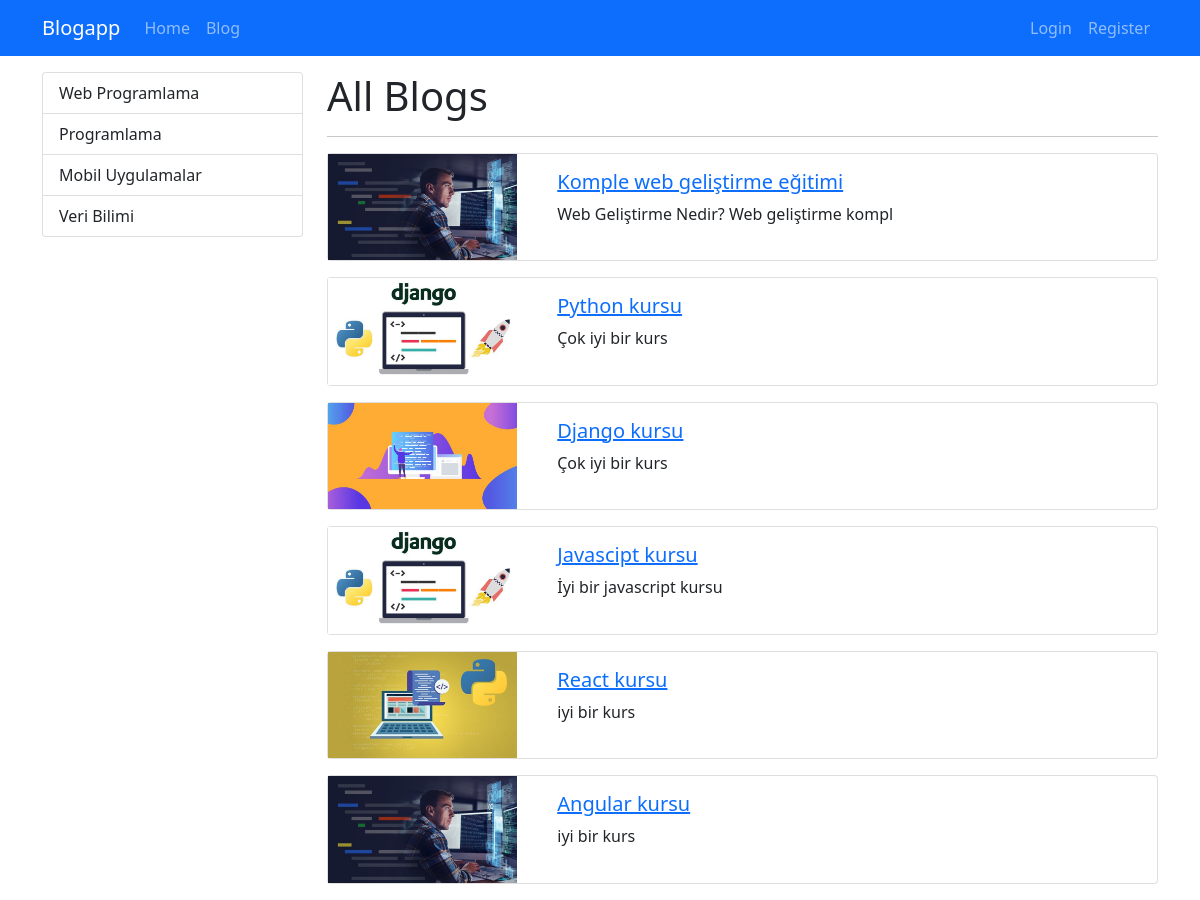
Screenshot of /blogs with the database file from the repository.
### blog/models.py (models this page shows, shortened)
class Category(models.Model):
    name = models.CharField(max_length=150)
    slug = models.SlugField(null=False, blank=True, unique=True, db_index=True, editable=False)

class Blog(models.Model):
    title = models.CharField(max_length=200)
    image = models.ImageField(upload_to="blogs")
    description = RichTextField()
    is_active = models.BooleanField(default=False)
    is_home = models.BooleanField(default=False)
    slug = models.SlugField(null=False, blank=True, unique=True, db_index=True, editable=False)
    categories = models.ManyToManyField(Category, blank=True)

### blog/views.py (the view)
# urls.py: path("blogs", views.blogs, name="blogs"),
def blogs(request):
    context = {
        "blogs": Blog.objects.filter(is_active=True),
        "categories": Category.objects.all()
    }
    return render(request, "blog/blogs.html", context)

### blog/templates/blog/blogs.html (shortened to what this page needs)
{% extends 'base.html' %}
{% block content %}
    <div class="container mt-3">
        <div class="row">
            <div class="col-3">
                {% include 'partials/_categories.html' %}
            </div>
            <div class="col-9">
                <h1>All Blogs</h1>
                <hr>
                {% if blogs|length > 0 %}
                    {% for blog in blogs %}
                        {% if blog.is_active %}
                            {% include 'blog/partials/_blog.html' %}
                        {% endif %}
                    {% endfor %}
                {% else %}
                    <div class="alert alert-warning" >No Blogs</div>
                {% endif %}
            </div>
        </div>
    </div>
{% endblock %}

### templates/partials/_categories.html
<div class="list-group">
    {% for category in categories %}
        {% if category.slug == selected_category %}
            <a class="list-group-item list-group-item-action active" href="{% url 'blogs_by_category' category.slug %}"> {{category.name|title}} </a>
        {% else %}
            <a class="list-group-item list-group-item-action" href="{% url 'blogs_by_category' category.slug %}"> {{category.name|title}} </a>
        {% endif %}
    {% endfor %}
</div>

### blog/templates/blog/partials/_blog.html
{% load static %}
<div class="card mb-3">
    <div class="row">
        <div class="col-md-3">
            <img src="{{ blog.image.url }}" alt="" class="img-fluid">
        </div>
        <div class="col-md-9">
            <div class="card-body">
                <h5 class="card-title">
                    <a href="{% url 'blog_details' blog.slug %}">
                        {{ blog.title }}
                    </a>
                </h5>
                <p class="card-text">{{ blog.description|striptags|safe|slice:"0:50" }}</p>
            </div>
        </div>
    </div>
</div>

### rows the page displays
Category: name "Web Programlama"
Category: name "Programlama"
Category: name "Mobil Uygulamalar"
Category: name "Veri Bilimi"
Blog: image (picture), title "Komple web geliştirme eğitimi", description "Web Geliştirme Nedir? Web geliştirme kompl"
Blog: image (picture), title "Python kursu", description "Çok iyi bir kurs"
Blog: image (picture), title "Django kursu", description "Çok iyi bir kurs"
Blog: image (picture), title "Javascipt kursu", description "İyi bir javascript kursu"
Blog: image (picture), title "React kursu", description "iyi bir kurs"
Blog: image (picture), title "Angular kursu", description "iyi bir kurs"
